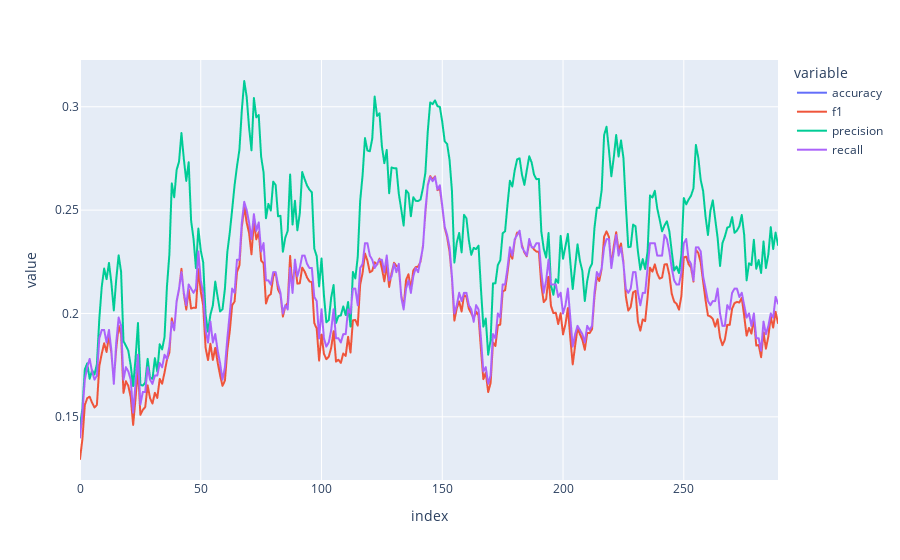

Source (notebook cell):
### Code cell
fig = px.line(df)
fig.show()

### Figure 1 — Plotly figure (JSON) as saved in the notebook; plotly's stock layout.template omitted (floating-point values rounded to 4 significant figures; data arrays with more than 128 entries replaced by an {"elided": "..."} marker saying what was removed)
{"data": [{"hovertemplate": "variable=accuracy<br>index=%{x}<br>value=%{y}<extra></extra>", "legendgroup": "accuracy", "line": {"color": "#636efa", "dash": "solid"}, "mode": "lines", "name": "accuracy", "showlegend": true, "type": "scattergl", "x": {"elided": "290 int values"}, "xaxis": "x", "y": {"elided": "290 float values"}, "yaxis": "y"}, {"hovertemplate": "variable=f1<br>index=%{x}<br>value=%{y}<extra></extra>", "legendgroup": "f1", "line": {"color": "#EF553B", "dash": "solid"}, "mode": "lines", "name": "f1", "showlegend": true, "type": "scattergl", "x": {"elided": "290 int values"}, "xaxis": "x", "y": {"elided": "290 float values"}, "yaxis": "y"}, {"hovertemplate": "variable=precision<br>index=%{x}<br>value=%{y}<extra></extra>", "legendgroup": "precision", "line": {"color": "#00cc96", "dash": "solid"}, "mode": "lines", "name": "precision", "showlegend": true, "type": "scattergl", "x": {"elided": "290 int values"}, "xaxis": "x", "y": {"elided": "290 float values"}, "yaxis": "y"}, {"hovertemplate": "variable=recall<br>index=%{x}<br>value=%{y}<extra></extra>", "legendgroup": "recall", "line": {"color": "#ab63fa", "dash": "solid"}, "mode": "lines", "name": "recall", "showlegend": true, "type": "scattergl", "x": {"elided": "290 int values"}, "xaxis": "x", "y": {"elided": "290 float values"}, "yaxis": "y"}], "layout": {"legend": {"title": {"text": "variable"}, "tracegroupgap": 0}, "margin": {"t": 60}, "xaxis": {"anchor": "y", "domain": [0, 1], "title": {"text": "index"}}, "yaxis": {"anchor": "x", "domain": [0, 1], "title": {"text": "value"}}}}
